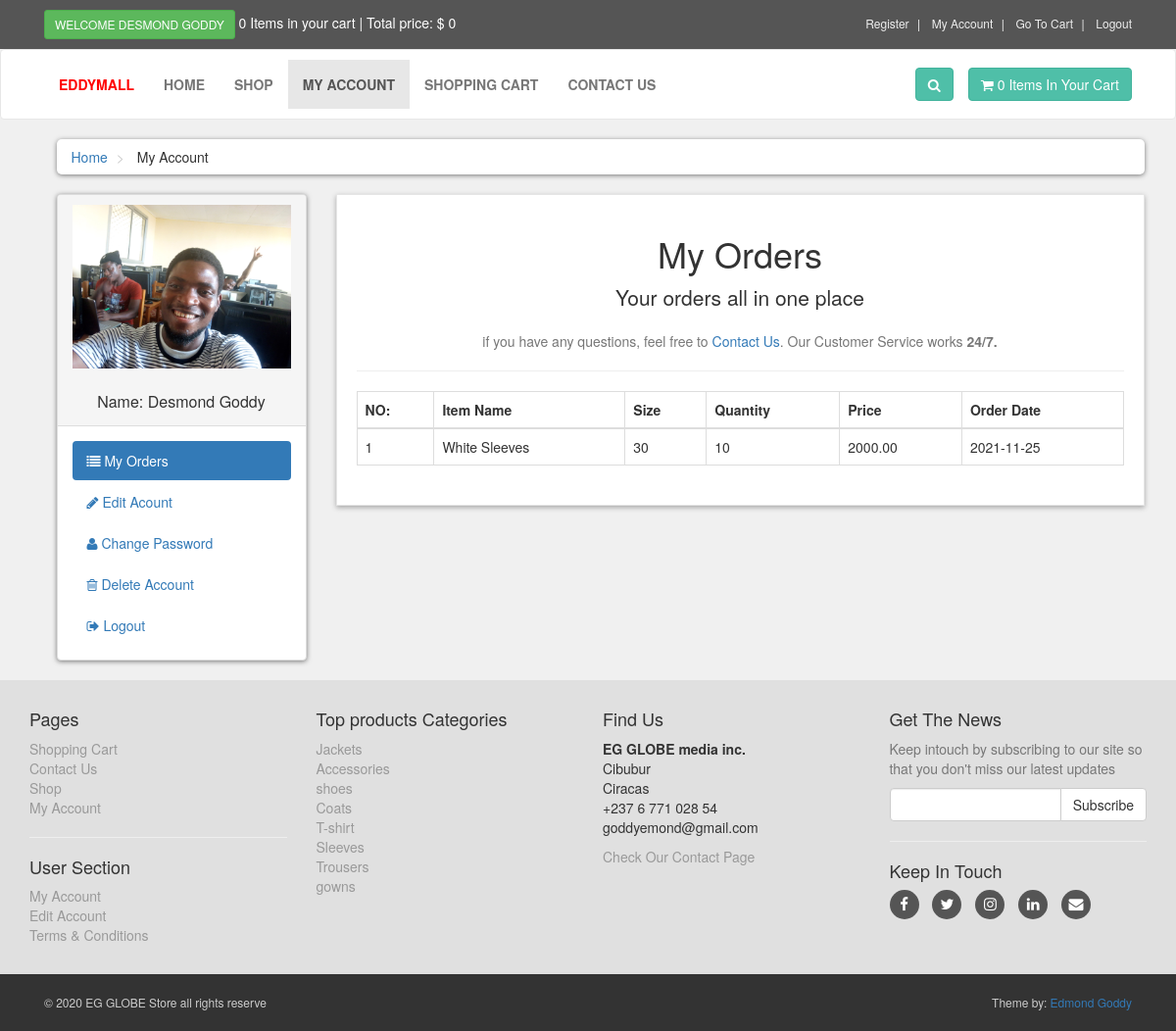
The page /customer/my_account.php?my_orders (signed in) on the database its author committed.
### tables this page shows
CREATE TABLE `customers` (
  `customer_id` int(6) NOT NULL,
  `email_address` varchar(50) NOT NULL,
  `password` varchar(50) NOT NULL,
  `first_name` varchar(50) DEFAULT NULL,
  `last_name` varchar(50) NOT NULL,
  `address` varchar(255) DEFAULT NULL,
  `city` varchar(50) DEFAULT NULL,
  `state` varchar(50) DEFAULT NULL,
  `zipcode` varchar(10) DEFAULT NULL,
  `country` varchar(50) DEFAULT NULL,
  `contact` varchar(15) DEFAULT NULL,
  `image` text NOT NULL,
  `customer_ip` varchar(200) NOT NULL
);

CREATE TABLE `orders_details` (
  `order_detail_id` int(6) NOT NULL,
  `customer_id` int(10) NOT NULL,
  `product_id` int(10) NOT NULL,
  `order_date` date NOT NULL,
  `item_name` varchar(100) NOT NULL,
  `quantity` smallint(6) NOT NULL,
  `price` decimal(7,2) DEFAULT NULL,
  `size` varchar(10) NOT NULL
);

CREATE TABLE `product` (
  `product_id` int(11) NOT NULL,
  `p_cat_id` int(11) NOT NULL,
  `cat_id` int(11) NOT NULL,
  `date` timestamp NOT NULL DEFAULT CURRENT_TIMESTAMP ON UPDATE CURRENT_TIMESTAMP,
  `product_title` text NOT NULL,
  `product_img1` text NOT NULL,
  `product_img2` text NOT NULL,
  `product_img3` text NOT NULL,
  `product_price` int(11) NOT NULL,
  `product_keywords` text NOT NULL,
  `product_desc` text NOT NULL,
  `Attachment` varchar(5) NOT NULL
);

CREATE TABLE `product_categories` (
  `p_cat_id` int(11) NOT NULL,
  `p_cat_title` text NOT NULL,
  `p_cat_desc` text NOT NULL
);

### customer/my_orders.php (the view, shortened to what this page needs)
<center>
	<h1>My Orders</h1>
	<p class="lead">Your orders all in one place</p>
	<p class="text-muted">
		if you have any questions, feel free to <a href="../contact.php"> Contact Us</a>. Our Customer Service works <strong>24/7.</strong>
	</p>
</center>
<hr>
<div class="table-responsive">
	<table class="table table-bordered table-hover">
		<thead>
			<tr>
				<th>NO:</th>
				<th>Item Name</th>
				<th>Size</th>
				<th>Quantity</th>
				<th>Price</th>
				<th>Order Date</th>
			</tr>
		</thead>
		<tbody>
			<?php
			$customer_session = $_SESSION["customer_email"];
			$get_customer = "SELECT * FROM customers WHERE email_address='$customer_session'";
			$run_customer = mysqli_query($con, $get_customer) or die(mysqli_error($con));
			$row_customer = mysqli_fetch_array($run_customer);
			$customer_id = $row_customer["customer_id"];
			$get_orders = "SELECT * FROM orders_details WHERE customer_id='$customer_id'";
			$run_orders = mysqli_query($con, $get_orders);
			$i = 0;
			while($row_orders = mysqli_fetch_array($run_orders)){
				$product_id = $row_orders["product_id"];
				$order_date = substr($row_orders["order_date"], 0,11);
				$size = $row_orders["size"];
				$quantity = $row_orders["quantity"];
				$price = $row_orders["price"];
				$sql = "SELECT * FROM product WHERE product_id='$product_id'";
				$get_product = mysqli_query($con, $sql) or die(mysqli_error($con));
				while ($row_products = mysqli_fetch_array($get_product)) {
					$product_name = $row_products["product_title"];
				}
				$i++;
			?>
			<tr>
				<td> <?php echo $i; ?> </td>
				<td> <?php echo $product_name; ?> </td>
				<td> <?php echo $size; ?> </td>
				<td> <?php echo $quantity; ?> </td>
				<td> <?php echo $price; ?> </td>
				<td> <?php echo $order_date; ?> </td>
			</tr>
		<?php } ?>
		</tbody>
	</table>
</div>

### customer/includes/sidebar.php
<div class="panel panel-default sidebar-menu">
	<div class="panel-heading">
		<?php
		$customer_session = $_SESSION["customer_email"];
		$get_customer = "SELECT * FROM customers WHERE email_address='$customer_session'";
		$run_customer = mysqli_query($con, $get_customer);
		$row_customer = mysqli_fetch_array($run_customer);
		$customer_image = $row_customer["image"];
		$customer_name = $row_customer["first_name"]." ".$row_customer["last_name"];
		if (!isset($_SESSION["customer_email"])) {
		}else{
			echo "
			<center>
			    <img src='customer_images/$customer_image' class='img-responsive'>
			</center><br>
			<h3 class='panel-title' align='center'>
			    Name: $customer_name
			</h3>
			";
		}
		?>
	</div>
	<div class="panel-body">
		<ul class="nav-pills nav-stacked nav">
			<li class="<?php if(isset($_GET['my_orders'])) echo 'active'  ?>">
				<a href="my_account.php?my_orders">
					<i class="fa fa-list"></i> My Orders
				</a>
			</li>
			<li class="<?php if(isset($_GET['edit_account'])) echo 'active'  ?>">
				<a href="my_account.php?edit_account">
					<i class="fa fa-pencil"></i> Edit Acount
				</a>
			</li>
			<li class="<?php if(isset($_GET['change_pass'])) echo 'active'  ?>">
				<a href="my_account.php?change_pass">
					<i class="fa fa-user"></i> Change Password
				</a>
			</li>
			<li class="<?php if(isset($_GET['delete_account'])) echo 'active'  ?>">
				<a href="my_account.php?delete_account">
					<i class="fa fa-trash-o"></i> Delete Account
				</a>
			</li>
			<li>
				<a href="logout.php">
					<i class="fa fa-sign-out"></i> Logout
				</a>
			</li>
		</ul>
	</div>
</div>

### customer/includes/footer.php (shortened to what this page needs)
<div id="footer">
	<div class="container">
		<div class="row">
			<div class="col-sm-6 col-md-3">
				<h4>Pages</h4>
				<ul>
					<li><a href="../cart.php">Shopping Cart</a></li>
					<li><a href="../contact.php">Contact Us</a></li>
					<li><a href="../shop.php">Shop</a></li>
					<li><a href="my_account.php">My Account</a></li>
				</ul>
				<hr>
				<h4>User Section</h4>
				<ul>
					<li>
                        <?php
                        if (!@isset($_SESSION["customer_name"])) {
                         echo "<a href='../checkout.php'>Login</a>";
                        }else{
                         echo "<a href='my_account.php?my_orders'>My Account</a>";
                        }
                        ?>
					</li>
					<li>
                        <?php
                        if (!@isset($_SESSION["customer_name"])) {
                         echo "<a href='../checkout.php'>Login</a>";
                        }else{
                         echo "<a href='my_account.php?edit_account'>Edit Account</a>";
                        }
                        ?>
                        <li><a href="terms.php">Terms & Conditions</a></li>
					</li>
				</ul>
			</div>
			<div class="col-sm-6 col-md-3">
				<h4>Top products Categories</h4>
				<ul>
<?php
$get_p_cats = "SELECT * FROM product_categories";
$run_p_cats = mysqli_query($con, $get_p_cats);
while ($row_p_cats = mysqli_fetch_array($run_p_cats)) {
	$p_cat_id = $row_p_cats["p_cat_id"];
	$p_cat_title = $row_p_cats["p_cat_title"];
	echo "
<li>
   <a href='../shop.php?p_cat=$p_cat_id'>
     $p_cat_title
   </a>
</li>
	";
}
?>
				</ul>
			</div>
			<div class="col-sm-6 col-md-3">
				<h4>Find Us</h4>
				<p>
					<strong>EG GLOBE media inc.</strong>
					<br>Cibubur
					<br>Ciracas
					<br>+237 6 771 028 54
					<br>goddyemond@gmail.com
					<br><strong></strong>
				</p>
				<a href="../contact.php">Check Our Contact Page</a>
			</div>
			<div class="col-sm-6 col-md-3">
				<h4>Get The News</h4>
				<p class="text-muted">
Keep intouch by subscribing to our site so that you don't miss our latest updates
				</p>
				<form action="" method="post">
	 				<div class="input-group">
						<input type="text" name="email" class="form-control">
						<span class="input-group-btn">
							<input type="submit" value="Subscribe" class="btn btn-default">
						</span>
					</div>
				</form>
				<hr>
				<h4>Keep In Touch</h4>
				<p class="social">
					<a target="_blank" href="https://web.facebook.com/edmond.goddy" class="fa fa-facebook"></a>
					<a href="../#" class="fa fa-twitter"></a>
					<a href="../#" class="fa fa-instagram"></a>
					<a target="_blank" href="https://www.linkedin.com/in/edmond-goddy-3b67b8225" class="fa fa-linkedin"></a>
					<a href="../#" class="fa fa-envelope"></a>
				</p>
			</div>
		</div>
	</div>
</div>
<div id="copyright">
	<div class="container">
		<div class="col-md-6">
			<p class="pull-left">&COPY; 2020 EG GLOBE Store all rights reserve</p>
		</div>
		<div class="col-md-6">
			<p class="pull-right">Theme by: <a href="#">Edmond Goddy</a></p>
		</div>
	</div>
</div>

### customer/styles/style.css (style rules this page uses)
body { font-size: 14px; line-height: 1.42857143; color: #333333; background: #f0f0f0; overflow-x: hidden; padding-bottom: ; }
#footer { background: #e0e0e0; padding: 20px 0; }
#footer a { color: #999999; padding: 0; text-decoration: none; }
#footer ul { list-style: none; padding-left: 0; }
#footer .social { text-align: left; }
#footer .social a { margin: 0 10px 0 0; display: inline-block; color: #ffffff; width: 30px; height: 30px; border-radius: 15px; line-height: 30px; font-size: 15px; text-align: center; vertical-align: bottom; background: #555555; text-decoration: none; }
#copyright { background: #333333; color: #cccccc; padding: 20px 0; font-size: 12px; }
#copyright p { margin: 0; }
#content .panel.sidebar-menu { box-sizing: border-box; box-shadow: 0 1px 5px rgba(0,0,0,0.5); }
#content .panel.sidebar-menu h3 { padding: 5px 0; margin: 0; }

### rows shown on the page
customers: image (picture), customer_name "Desmond Goddy"
orders_details: product.product_title "White Sleeves", size "30", quantity "10", price "2000.00", order_date "2021-11-25"
product_categories: p_cat_title "Jackets"
product_categories: p_cat_title "Accessories"
product_categories: p_cat_title "shoes"
product_categories: p_cat_title "Coats"
product_categories: p_cat_title "T-shirt"
product_categories: p_cat_title "Sleeves"
product_categories: p_cat_title "Trousers"
product_categories: p_cat_title "gowns"

### other values the page prints
$count_items "0 0"
$total "0"
